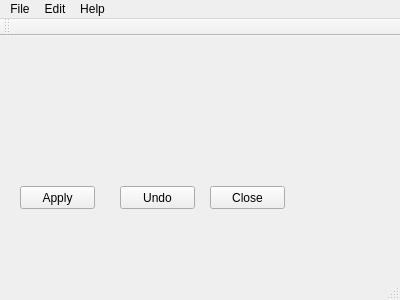
<?xml version="1.0" encoding="UTF-8"?>
<ui version="4.0">
 <class>MainWindow</class>
 <widget class="QMainWindow" name="MainWindow">
  <property name="geometry">
   <rect>
    <x>0</x>
    <y>0</y>
    <width>400</width>
    <height>300</height>
   </rect>
  </property>
  <property name="windowTitle">
   <string>MainWindow</string>
  </property>
  <widget class="QWidget" name="centralWidget">
   <widget class="QPushButton" name="pushButton">
    <property name="geometry">
     <rect>
      <x>20</x>
      <y>150</y>
      <width>75</width>
      <height>23</height>
     </rect>
    </property>
    <property name="text">
     <string>Apply</string>
    </property>
   </widget>
   <widget class="QPushButton" name="pushButton_2">
    <property name="geometry">
     <rect>
      <x>120</x>
      <y>150</y>
      <width>75</width>
      <height>23</height>
     </rect>
    </property>
    <property name="text">
     <string>Undo</string>
    </property>
   </widget>
   <widget class="QPushButton" name="pushButton_3">
    <property name="geometry">
     <rect>
      <x>210</x>
      <y>150</y>
      <width>75</width>
      <height>23</height>
     </rect>
    </property>
    <property name="text">
     <string>Close</string>
    </property>
   </widget>
  </widget>
  <widget class="QMenuBar" name="menuBar">
   <property name="geometry">
    <rect>
     <x>0</x>
     <y>0</y>
     <width>400</width>
     <height>23</height>
    </rect>
   </property>
   <widget class="QMenu" name="menuFile">
    <property name="title">
     <string>File</string>
    </property>
    <addaction name="actionNew"/>
    <addaction name="actionOpen"/>
    <addaction name="actionSave"/>
    <addaction name="actionSave_as"/>
    <addaction name="separator"/>
    <addaction name="actionClose"/>
   </widget>
   <widget class="QMenu" name="menuEdit">
    <property name="title">
     <string>Edit</string>
    </property>
    <addaction name="actionCopy"/>
    <addaction name="actionPaste"/>
   </widget>
   <widget class="QMenu" name="menuHelp">
    <property name="title">
     <string>Help</string>
    </property>
    <widget class="QMenu" name="menuLanguage">
     <property name="enabled">
      <bool>true</bool>
     </property>
     <property name="title">
      <string>Language</string>
     </property>
     <addaction name="actionEnglish"/>
     <addaction name="actionChinese_Simplify"/>
     <addaction name="actionChinese_Traditional"/>
     <addaction name="actionJapanese"/>
     <addaction name="actionFrench"/>
    </widget>
    <addaction name="actionDocument"/>
    <addaction name="actionTuturial"/>
    <addaction name="separator"/>
    <addaction name="actionUpdate_Check"/>
    <addaction name="actionAbout_Us"/>
    <addaction name="menuLanguage"/>
   </widget>
   <addaction name="menuFile"/>
   <addaction name="menuEdit"/>
   <addaction name="menuHelp"/>
  </widget>
  <widget class="QToolBar" name="mainToolBar">
   <attribute name="toolBarArea">
    <enum>TopToolBarArea</enum>
   </attribute>
   <attribute name="toolBarBreak">
    <bool>false</bool>
   </attribute>
  </widget>
  <widget class="QStatusBar" name="statusBar"/>
  <action name="actionNew">
   <property name="text">
    <string>New</string>
   </property>
  </action>
  <action name="actionOpen">
   <property name="text">
    <string>Open</string>
   </property>
  </action>
  <action name="actionSave">
   <property name="text">
    <string>Save</string>
   </property>
  </action>
  <action name="actionSave_as">
   <property name="text">
    <string>Save as</string>
   </property>
  </action>
  <action name="actionCopy">
   <property name="text">
    <string>Copy</string>
   </property>
  </action>
  <action name="actionPaste">
   <property name="text">
    <string>Paste</string>
   </property>
  </action>
  <action name="actionDocument">
   <property name="text">
    <string>Document</string>
   </property>
  </action>
  <action name="actionTuturial">
   <property name="text">
    <string>Tuturial</string>
   </property>
  </action>
  <action name="actionUpdate_Check">
   <property name="text">
    <string>Update Check</string>
   </property>
  </action>
  <action name="actionAbout_Us">
   <property name="text">
    <string>About Us</string>
   </property>
  </action>
  <action name="actionClose">
   <property name="text">
    <string>Close</string>
   </property>
  </action>
  <action name="actionChinese_Simplify">
   <property name="text">
    <string>Chinese(Simplify)</string>
   </property>
  </action>
  <action name="actionChinese_Traditional">
   <property name="text">
    <string>Chinese(Traditional)</string>
   </property>
  </action>
  <action name="actionEnglish">
   <property name="checkable">
    <bool>false</bool>
   </property>
   <property name="checked">
    <bool>false</bool>
   </property>
   <property name="text">
    <string>English</string>
   </property>
  </action>
  <action name="actionJapanese">
   <property name="text">
    <string>Japanese</string>
   </property>
  </action>
  <action name="actionFrench">
   <property name="text">
    <string>French</string>
   </property>
  </action>
 </widget>
 <layoutdefault spacing="6" margin="11"/>
 <resources/>
 <connections/>
</ui>
